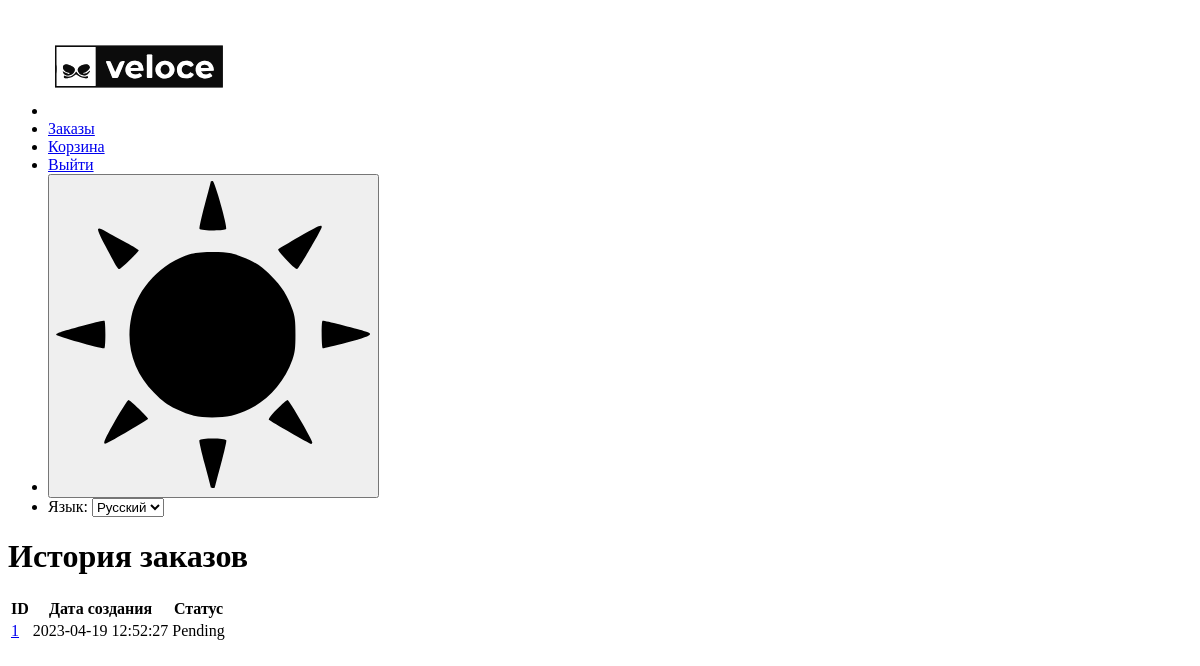
Page /ru/orders/order-history/ (signed in) on the earlier database version.
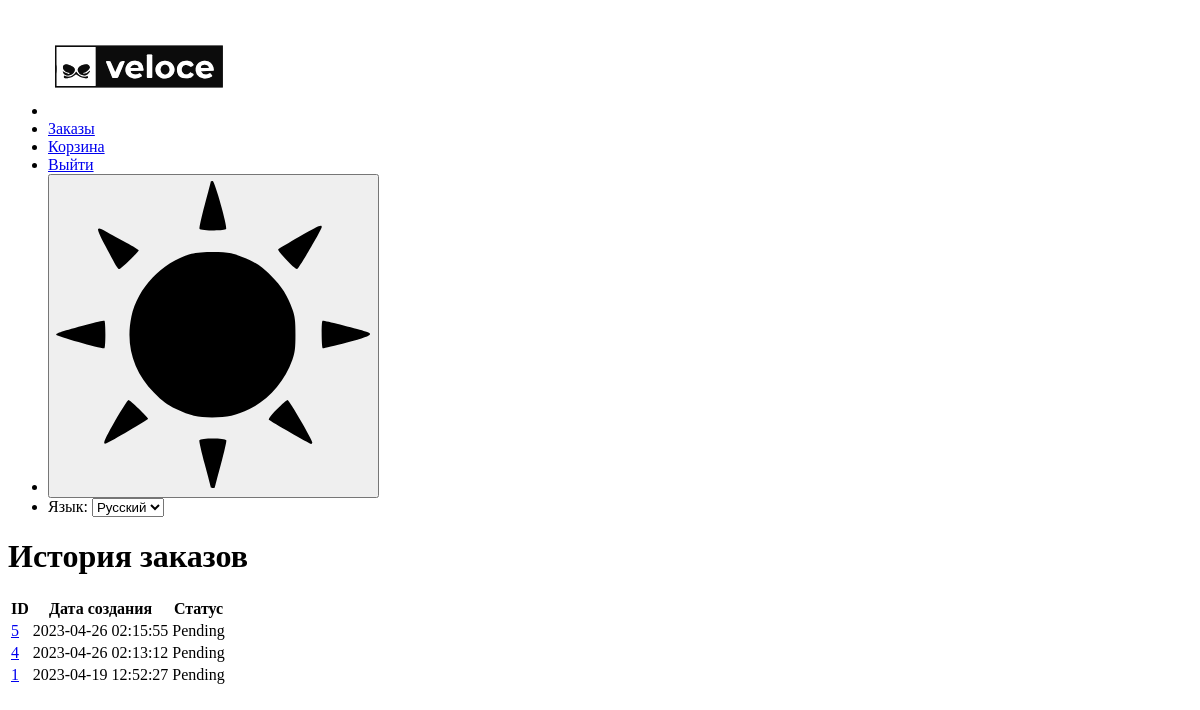
Same page on the later database version.
### orders/models.py (models this page shows, shortened)
class Order(models.Model):
    STATUS_CHOICES = (
        ('Pending', 'Pending'),
        ('Shipped', 'Shipped'),
        ('Delivered', 'Delivered'),
        ('Canceled', 'Canceled'),
    )
    user = models.ForeignKey(settings.AUTH_USER_MODEL, on_delete=models.CASCADE)
    order_items = models.ManyToManyField(Product, through='OrderItem')
    created_at = models.DateTimeField(auto_now_add=True)
    status = models.CharField(max_length=255, choices=STATUS_CHOICES, default='Pending')

### orders/views.py (the view)
# urls.py: path('order-history/', views.order_history, name='order_history'),
@login_required
def order_history(request):
    orders = Order.objects.filter(user=request.user).order_by('-created_at')
    return render(request, 'order_history.html', {'orders': orders})

### templates/order_history.html (shortened to what this page needs)
{% extends 'base.html' %}
{% load i18n %}
{% load static %}
{% block content %}
    <h1>{% trans 'История заказов' %}</h1>
    {% if orders %}
        <table class="table table-hover">
            <thead>
                <tr>
                    <th scope="col">ID</th>
                    <th scope="col">{% trans 'Дата создания' %}</th>
                    <th scope="col">{% trans 'Статус' %}</th>
                </tr>
            </thead>
            <tbody>
                {% for order in orders %}
                    <tr>
                        <td><a href="{% url 'orders:order_detail' order_id=order.id %}">{{ order.id }}</a></td>
                        <td>{{ order.created_at|date:'Y-m-d H:i:s' }}</td>
                        <td>{{ order.status }}</td>
                    </tr>
                {% endfor %}
            </tbody>
        </table>
    {% else %}
        <p>{% trans 'У вас нет заказов.' %}</p>
    {% endif %}
{% endblock %}

Differences in the rows shown:
added Order: id "5", created_at "2023-04-26 02:15:55", status "Pending"
added Order: id "4", created_at "2023-04-26 02:13:12", status "Pending"
